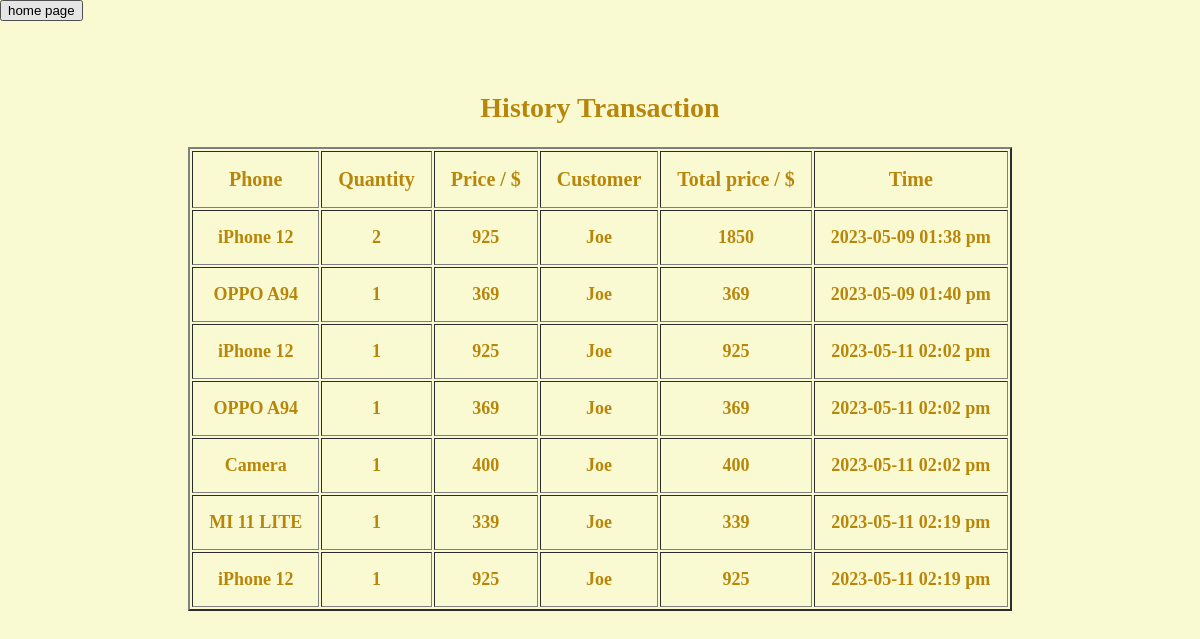
Screenshot of /report/history.php (signed in) with the database file from the repository.
### tables this page shows
CREATE TABLE `transaction` (
  `id` int(6) NOT NULL,
  `phone` text NOT NULL,
  `quantity` int(11) NOT NULL,
  `price` int(11) NOT NULL,
  `customer` text NOT NULL,
  `time` text NOT NULL
);

### report/history.php (the view, shortened to what this page needs)
<!DOCTYPE html>
<html>
    <head>
        <link rel="stylesheet" type="text/css" href="../cssFile/style.css">
    </head>
    <body>
    <form action="../webPages/index.php">
        <input type="submit" value="home page" id = "home page">
	</form>
    <table border="2" align="center" cellpadding="16">
			<caption><h2 style = "text-align:center; font-family:Times New roman; font-size: 28px;">History Transaction</h2></caption>
			<tr>
				<th style = "text-align:center; font-family:Times New roman; font-size: 20px;">Phone</th>
				<th style = "text-align:center; font-family:Times New roman; font-size: 20px;">Quantity</th>
				<th style = "text-align:center; font-family:Times New roman; font-size: 20px;">Price / $</th>
                <th style = "text-align:center; font-family:Times New roman; font-size: 20px;">Customer</th>
                <th style = "text-align:center; font-family:Times New roman; font-size: 20px;">Total price / $</th>
                <th style = "text-align:center; font-family:Times New roman; font-size: 20px;">Time</th>
			</tr>
    <?php
    $conn = mysqli_connect("127.0.0.1", "root", "", "user");
    $user = $_SESSION['user'];
    $sql = "SELECT * FROM transaction";
	$result = mysqli_query($conn, $sql);
    while($row = mysqli_fetch_array($result)){
        if($row['customer'] == $user){
            $phone = $row['phone'];
            $quantity = $row['quantity'];
            $price = $row['price'];
            $time = $row['time'];
            $Total_price = $quantity * $price;
            echo "<tr>";
            echo "<th style = 'text-align:center; font-family:Times New roman; font-size: 18px;'>".$phone."</th>";
            echo "<th style = 'text-align:center; font-family:Times New roman; font-size: 18px;'>".$quantity."</th>";
            echo "<th style = 'text-ali gn:center; font-family:Times New roman; font-size: 18px;'>".$price."</th>";
            echo "<th style = 'text-align:center; font-family:Times New roman; font-size: 18px;'>".$user."</th>";
            echo "<th style = 'text-align:center; font-family:Times New roman; font-size: 18px;'>".$Total_price."</th>";
            echo "<th style = 'text-align:center; font-family:Times New roman; font-size: 18px;'>".$time."</th>";
            echo "</tr>";
        }
    }
    ?>
    </table>
    </body>
</html>

### cssFile/style.css (style rules this page uses)
body { background: lightgoldenrodyellow; color: darkgoldenrod; font-family: 'latoregular'; font-size: 14px; margin: 0; padding: 0; }

### rows the page displays
transaction: phone "iPhone 12", quantity "2", price "925", Total_price "1850", time "2023-05-09 01:38 pm"
transaction: phone "OPPO A94", quantity "1", price "369", time "2023-05-09 01:40 pm"
transaction: phone "iPhone 12", quantity "1", price "925", time "2023-05-11 02:02 pm"
transaction: phone "OPPO A94", quantity "1", price "369", time "2023-05-11 02:02 pm"
transaction: phone "Camera", quantity "1", price "400", time "2023-05-11 02:02 pm"
transaction: phone "MI 11 LITE", quantity "1", price "339", time "2023-05-11 02:19 pm"
transaction: phone "iPhone 12", quantity "1", price "925", time "2023-05-11 02:19 pm"
